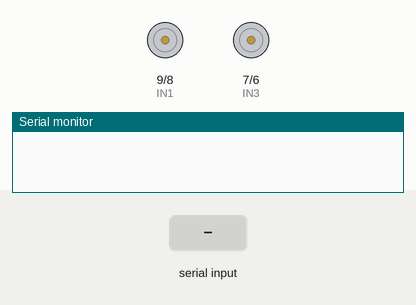
This sketch was run on a simulated Arduino Uno, built with avr-gcc and run on an emulated ATmega328P. On the bench: motor-driver pin pairs drawn as motors (green arrow = first pin HIGH = forward, orange = second pin HIGH = backward, longer = more drive, scaled by the enable pin), the last lines printed to the serial monitor. The test bench sets the inputs (shaded band).

Above: at 1.2 s.
1.3 s: "A" received over Serial
At 2.5 s:
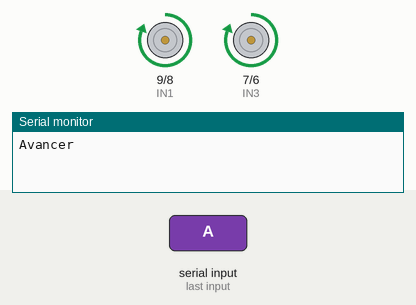
2.8 s: "R" received over Serial
At 3.8 s:
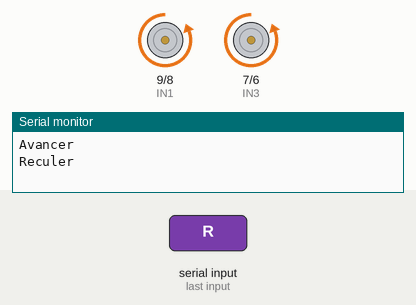
4.3 s: "D" received over Serial
At 4.9 s:
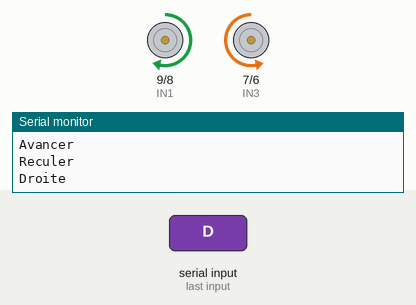
5.8 s: "G" received over Serial
At 6.1 s:
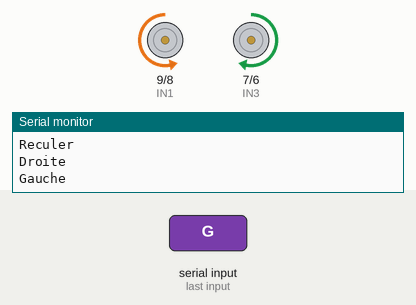
7.3 s: "A" received over Serial
At 8.4 s:
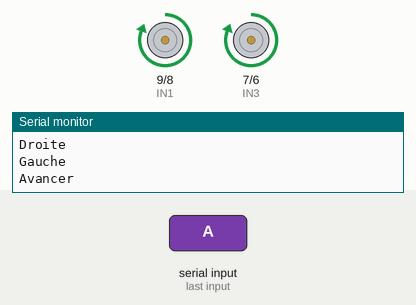
8.8 s: "R" received over Serial
At 9.6 s:
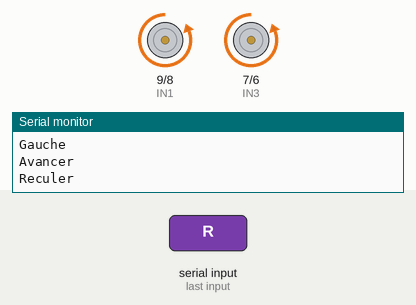
Timing chart, 0 to 11.3 s (numbered marks = the images above; inputs shaded):
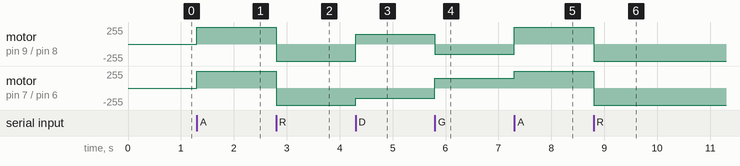

The sketch:

Robot.ino
```cpp
#include <Arduino.h>

// Déclaration des broches pour les moteurs
const int ENA = 10; // PWM pour vitesse moteur A
const int IN1 = 9;  // Direction 1 pour moteur A
const int IN2 = 8;  // Direction 2 pour moteur A

const int ENB = 5;  // PWM pour vitesse moteur B
const int IN3 = 7;  // Direction 1 pour moteur B
const int IN4 = 6;  // Direction 2 pour moteur B

char command; // Variable pour stocker la commande reçue

void setup() {
  // Configuration des broches comme sorties
  pinMode(ENA, OUTPUT);
  pinMode(ENB, OUTPUT);
  pinMode(IN1, OUTPUT);
  pinMode(IN2, OUTPUT);
  pinMode(IN3, OUTPUT);
  pinMode(IN4, OUTPUT);

  // Initialisation de la communication série
  Serial.begin(9600);
}

void loop() {
  // Vérification de la disponibilité des données série
  if (Serial.available()) {
    command = Serial.read(); // Lire la commande envoyée via Bluetooth ou série

    // Gestion des commandes reçues
    switch (command) {
      case 'A': // Avancer
        Avancer();
        break;
      case 'R': // Reculer
        Reculer();
        break;
      case 'D': // Tourner à droite
        Droite();
        break;
      case 'G': // Tourner à gauche
        Gauche();
        break;
      case 'P': // Pause (Arrêt des moteurs)
        Pause();
        break;
      default: // Commande invalide
        Pause(); // Par sécurité, arrêter les moteurs
        Serial.println("Commande invalide");
        break;
    }
  }
}

// Fonctions pour le contrôle des moteurs
void Avancer() {
  // Moteur A en marche avant
  digitalWrite(IN1, HIGH); // Avancer
  digitalWrite(IN2, LOW);  // Désactiver la marche arrière
  analogWrite(ENA, 255);   // Vitesse maximale pour moteur A

  // Moteur B en marche avant
  digitalWrite(IN3, HIGH); // Avancer
  digitalWrite(IN4, LOW);  // Désactiver la marche arrière
  analogWrite(ENB, 255);   // Vitesse maximale pour moteur B

  Serial.println("Avancer");
}

void Reculer() {
  // Moteur A en marche arrière
  digitalWrite(IN1, LOW);  // Désactiver la marche avant
  digitalWrite(IN2, HIGH); // Reculer
  analogWrite(ENA, 255);   // Vitesse maximale pour moteur A

  // Moteur B en marche arrière
  digitalWrite(IN3, LOW);  // Désactiver la marche avant
  digitalWrite(IN4, HIGH); // Reculer
  analogWrite(ENB, 255);   // Vitesse maximale pour moteur B

  Serial.println("Reculer");
}

void Droite() {
  // Moteur A en arrière
  digitalWrite(IN1, HIGH);  // Désactiver la marche avant
  digitalWrite(IN2, LOW); // Reculer
  analogWrite(ENA, 150);   // Réduction de vitesse pour rotation

  // Moteur B en avant
  digitalWrite(IN3, LOW); // Avancer
  digitalWrite(IN4, HIGH);  // Désactiver la marche arrière
  analogWrite(ENB, 150);   // Réduction de vitesse pour rotation

  Serial.println("Droite");
}

void Gauche() {
  // Moteur A en avant
  digitalWrite(IN1, LOW); // Avancer
  digitalWrite(IN2, HIGH);  // Désactiver la marche arrière
  analogWrite(ENA, 150);   // Réduction de vitesse pour rotation

  // Moteur B en arrière
  digitalWrite(IN3, HIGH);  // Désactiver la marche avant
  digitalWrite(IN4, LOW); // Reculer
  analogWrite(ENB, 150);   // Réduction de vitesse pour rotation

  Serial.println("Gauche");
}

void Pause() {
  // Arrêt du moteur A
  digitalWrite(IN1, LOW);
  digitalWrite(IN2, LOW);
  analogWrite(ENA, 0);

  // Arrêt du moteur B
  digitalWrite(IN3, LOW);
  digitalWrite(IN4, LOW);
  analogWrite(ENB, 0);

  Serial.println("Pause");
}
```

Measured:
- after the input at 1.3 s, motor on pin 9 (IN1) / pin 8 (IN2), motor on pin 7 (IN3) / pin 6 (IN4): stopped → forward 255/255 at once
- after the input at 2.8 s, motor on pin 9 (IN1) / pin 8 (IN2), motor on pin 7 (IN3) / pin 6 (IN4): forward 255/255 → backward 255/255 at once
- after the input at 4.3 s, motor on pin 9 (IN1) / pin 8 (IN2): backward 255/255 → forward 150/255 at once; motor on pin 7 (IN3) / pin 6 (IN4): backward 255/255 → backward 150/255 at once
- after the input at 5.8 s, motor on pin 9 (IN1) / pin 8 (IN2): forward 150/255 → backward 150/255 at once; motor on pin 7 (IN3) / pin 6 (IN4): backward 150/255 → forward 150/255 at once
- after the input at 7.3 s, motor on pin 9 (IN1) / pin 8 (IN2): backward 150/255 → forward 255/255 at once; motor on pin 7 (IN3) / pin 6 (IN4): forward 150/255 → forward 255/255 at once
- after the input at 8.8 s, motor on pin 9 (IN1) / pin 8 (IN2), motor on pin 7 (IN3) / pin 6 (IN4): forward 255/255 → backward 255/255 at once
